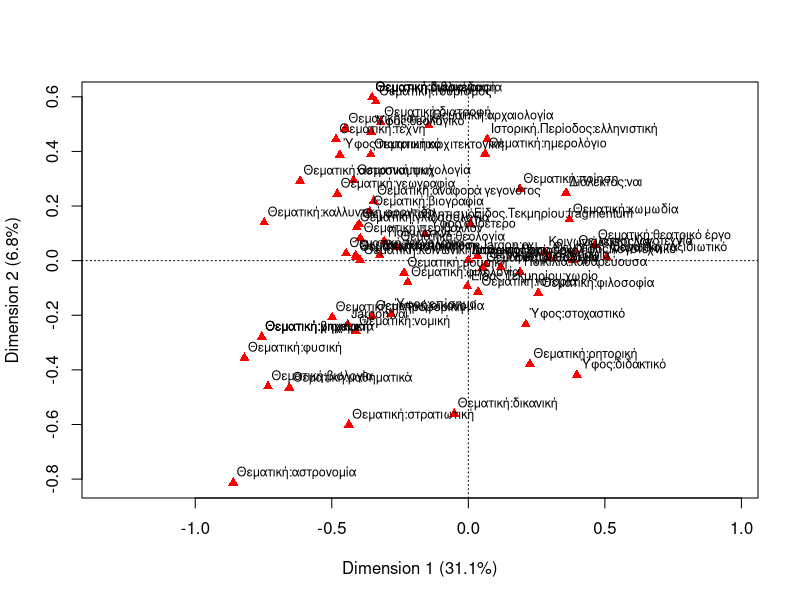

Generate this figure with R:
library(ca)
dt2 <- read.csv("annot_data_raw.dat", sep="\t", stringsAsFactors=F)
dt3 <- na.omit(dt2)
mjca1 <- mjca(dt2[dt2$Ποικιλία %in% c("κνε", "καθαρεύουσα") & !(dt2$Ύφος %in% c("τραγικό", "λυρικό", "κωμικό", "παραινετικό")),], )
plot(mjca1)
# coordinates
mjca1$rowcoord
